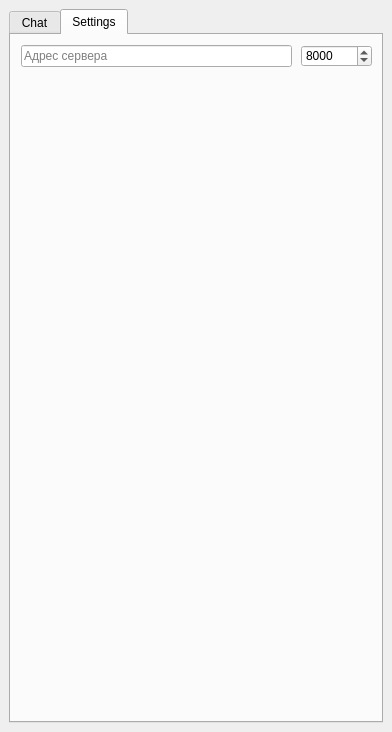
<?xml version="1.0" encoding="UTF-8"?>
<ui version="4.0">
 <class>MainWindow</class>
 <widget class="QMainWindow" name="MainWindow">
  <property name="geometry">
   <rect>
    <x>0</x>
    <y>0</y>
    <width>392</width>
    <height>732</height>
   </rect>
  </property>
  <property name="windowTitle">
   <string>Skillbox Online Chat</string>
  </property>
  <property name="locale">
   <locale language="Russian" country="Russia"/>
  </property>
  <widget class="QWidget" name="centralwidget">
   <layout class="QHBoxLayout" name="horizontalLayout_2">
    <item>
     <widget class="QTabWidget" name="tabWidget">
      <property name="currentIndex">
       <number>1</number>
      </property>
      <widget class="QWidget" name="tab_chat">
       <attribute name="title">
        <string>Chat</string>
       </attribute>
       <layout class="QVBoxLayout" name="verticalLayout_3">
        <item>
         <layout class="QVBoxLayout" name="verticalLayout_2">
          <item>
           <widget class="QPlainTextEdit" name="message_box">
            <property name="undoRedoEnabled">
             <bool>false</bool>
            </property>
            <property name="readOnly">
             <bool>true</bool>
            </property>
            <property name="placeholderText">
             <string>Ожидание подключения...</string>
            </property>
           </widget>
          </item>
          <item>
           <widget class="QLineEdit" name="message_input">
            <property name="placeholderText">
             <string>Введите сообщение...</string>
            </property>
           </widget>
          </item>
          <item>
           <widget class="QPushButton" name="send_button">
            <property name="autoFillBackground">
             <bool>false</bool>
            </property>
            <property name="styleSheet">
             <string notr="true"/>
            </property>
            <property name="text">
             <string>Отправить</string>
            </property>
            <property name="default">
             <bool>true</bool>
            </property>
            <property name="flat">
             <bool>false</bool>
            </property>
           </widget>
          </item>
         </layout>
        </item>
       </layout>
      </widget>
      <widget class="QWidget" name="tab_settings">
       <attribute name="title">
        <string>Settings</string>
       </attribute>
       <widget class="QSpinBox" name="spinBox">
        <property name="geometry">
         <rect>
          <x>290</x>
          <y>10</y>
          <width>71</width>
          <height>22</height>
         </rect>
        </property>
        <property name="minimum">
         <number>0</number>
        </property>
        <property name="maximum">
         <number>999999</number>
        </property>
        <property name="value">
         <number>8000</number>
        </property>
       </widget>
       <widget class="QLineEdit" name="lineEdit">
        <property name="geometry">
         <rect>
          <x>10</x>
          <y>10</y>
          <width>271</width>
          <height>22</height>
         </rect>
        </property>
        <property name="placeholderText">
         <string>Адрес сервера</string>
        </property>
       </widget>
      </widget>
     </widget>
    </item>
   </layout>
  </widget>
 </widget>
 <resources/>
 <connections/>
</ui>
